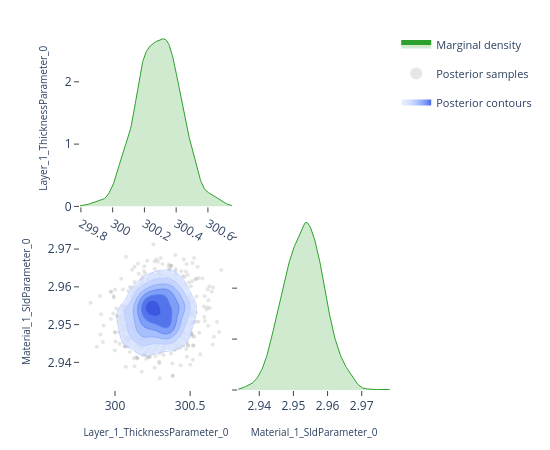

Write notebook code for a chart like this one.
### Code cell
# ---- Pairwise focus: thickness vs SLD ---------------------------------------
# A 2-parameter corner plot zooms in on the joint posterior for a specific
# pair.  This is the same view the EasyReflectometryApp's "2D Heatmap"
# sub-tab uses to inspect parameter degeneracies.


params_of_interest = ['Layer_1_ThicknessParameter_0', 'Material_1_SldParameter_0']
idx = [posterior.param_names.index(p) for p in params_of_interest]
subset_draws = np.asarray(posterior.draws)[:, idx]

fig = plot_corner(subset_draws, params_of_interest)
fig.show()

### Figure 1 — Plotly figure (JSON) as saved in the notebook; plotly's stock layout.template omitted (floating-point values rounded to 4 significant figures; data arrays with more than 128 entries replaced by an {"elided": "..."} marker saying what was removed)
{"data": [{"fill": "tozeroy", "fillcolor": "rgba(44, 160, 44, 0.22)", "hoverinfo": "skip", "legendgroup": "marginal", "line": {"color": "rgb(44, 160, 44)", "width": 1}, "mode": "lines", "name": "Marginal density", "showlegend": true, "type": "scatter", "x": {"elided": "256 float values"}, "xaxis": "x", "y": {"elided": "256 float values"}, "yaxis": "y"}, {"hoverinfo": "skip", "legendgroup": "scatter", "marker": {"color": "rgba(140, 140, 140, 0.22)", "size": 4}, "mode": "markers", "name": "Posterior samples", "showlegend": true, "type": "scatter", "x": {"elided": "880 float values"}, "xaxis": "x3", "y": {"elided": "880 float values"}, "yaxis": "y3", "zorder": 0}, {"colorscale": [[0.0, "rgba(224, 233, 255, 0.62)"], [0.35, "rgba(183, 203, 255, 0.70)"], [0.6, "rgba(138, 169, 252, 0.78)"], [0.82, "rgba(96, 131, 242, 0.84)"], [1.0, "rgba(58, 86, 224, 0.90)"]], "connectgaps": false, "contours": {"coloring": "fill", "end": 167.5, "showlabels": false, "showlines": false, "size": 26.44, "start": 35.25}, "hoverinfo": "skip", "legendgroup": "contour", "name": "Posterior contours", "showlegend": true, "showscale": false, "type": "contour", "x": [299.8, 299.8, 299.8, 299.8, 299.8, 299.9, 299.9, 299.9, 299.9, 299.9, 299.9, 299.9, 299.9, 300.0, 300.0, 300.0, 300.0, 300.0, 300.0, 300.0, 300.0, 300.0, 300.1, 300.1, 300.1, 300.1, 300.1, 300.1, 300.1, 300.1, 300.2, 300.2, 300.2, 300.2, 300.2, 300.2, 300.2, 300.2, 300.3, 300.3, 300.3, 300.3, 300.3, 300.3, 300.3, 300.3, 300.4, 300.4, 300.4, 300.4, 300.4, 300.4, 300.4, 300.4, 300.4, 300.5, 300.5, 300.5, 300.5, 300.5, 300.5, 300.5, 300.5, 300.6, 300.6, 300.6, 300.6, 300.6, 300.6, 300.6, 300.6, 300.7, 300.7, 300.7, 300.7, 300.7, 300.7, 300.7, 300.7, 300.8], "xaxis": "x3", "y": [2.934, 2.934, 2.935, 2.935, 2.936, 2.937, 2.937, 2.938, 2.938, 2.939, 2.939, 2.94, 2.941, 2.941, 2.942, 2.942, 2.943, 2.943, 2.944, 2.944, 2.945, 2.946, 2.946, 2.947, 2.947, 2.948, 2.948, 2.949, 2.95, 2.95, 2.951, 2.951, 2.952, 2.952, 2.953, 2.954, 2.954, 2.955, 2.955, 2.956, 2.956, 2.957, 2.957, 2.958, 2.959, 2.959, 2.96, 2.96, 2.961, 2.961, 2.962, 2.963, 2.963, 2.964, 2.964, 2.965, 2.965, 2.966, 2.966, 2.967, 2.968, 2.968, 2.969, 2.969, 2.97, 2.97, 2.971, 2.972, 2.972, 2.973, 2.973, 2.974, 2.974, 2.975, 2.975, 2.976, 2.977, 2.977, 2.978, 2.978], "yaxis": "y3", "z": {"elided": "80x80 float values"}, "zmax": 167.5, "zmin": 35.25, "zorder": 1}, {"colorscale": [[0.0, "rgba(183, 203, 255, 0.94)"], [0.35, "rgba(183, 203, 255, 0.94)"], [0.35, "rgba(138, 169, 252, 0.95)"], [0.6, "rgba(138, 169, 252, 0.95)"], [0.6, "rgba(96, 131, 242, 0.96)"], [0.82, "rgba(96, 131, 242, 0.96)"], [0.82, "rgba(58, 86, 224, 0.98)"], [1.0, "rgba(58, 86, 224, 0.98)"]], "contours": {"coloring": "lines", "end": 167.5, "showlabels": false, "size": 26.44, "start": 35.25}, "hoverinfo": "skip", "legendgroup": "contour", "line": {"width": 0.9}, "showlegend": false, "showscale": false, "type": "contour", "x": [299.8, 299.8, 299.8, 299.8, 299.8, 299.9, 299.9, 299.9, 299.9, 299.9, 299.9, 299.9, 299.9, 300.0, 300.0, 300.0, 300.0, 300.0, 300.0, 300.0, 300.0, 300.0, 300.1, 300.1, 300.1, 300.1, 300.1, 300.1, 300.1, 300.1, 300.2, 300.2, 300.2, 300.2, 300.2, 300.2, 300.2, 300.2, 300.3, 300.3, 300.3, 300.3, 300.3, 300.3, 300.3, 300.3, 300.4, 300.4, 300.4, 300.4, 300.4, 300.4, 300.4, 300.4, 300.4, 300.5, 300.5, 300.5, 300.5, 300.5, 300.5, 300.5, 300.5, 300.6, 300.6, 300.6, 300.6, 300.6, 300.6, 300.6, 300.6, 300.7, 300.7, 300.7, 300.7, 300.7, 300.7, 300.7, 300.7, 300.8], "xaxis": "x3", "y": [2.934, 2.934, 2.935, 2.935, 2.936, 2.937, 2.937, 2.938, 2.938, 2.939, 2.939, 2.94, 2.941, 2.941, 2.942, 2.942, 2.943, 2.943, 2.944, 2.944, 2.945, 2.946, 2.946, 2.947, 2.947, 2.948, 2.948, 2.949, 2.95, 2.95, 2.951, 2.951, 2.952, 2.952, 2.953, 2.954, 2.954, 2.955, 2.955, 2.956, 2.956, 2.957, 2.957, 2.958, 2.959, 2.959, 2.96, 2.96, 2.961, 2.961, 2.962, 2.963, 2.963, 2.964, 2.964, 2.965, 2.965, 2.966, 2.966, 2.967, 2.968, 2.968, 2.969, 2.969, 2.97, 2.97, 2.971, 2.972, 2.972, 2.973, 2.973, 2.974, 2.974, 2.975, 2.975, 2.976, 2.977, 2.977, 2.978, 2.978], "yaxis": "y3", "z": {"elided": "80x80 float values"}, "zmax": 167.5, "zmin": 35.25, "zorder": 2}, {"fill": "tozeroy", "fillcolor": "rgba(44, 160, 44, 0.22)", "hoverinfo": "skip", "legendgroup": "marginal", "line": {"color": "rgb(44, 160, 44)", "width": 1}, "mode": "lines", "name": "Marginal density", "showlegend": false, "type": "scatter", "x": {"elided": "256 float values"}, "xaxis": "x4", "y": {"elided": "256 float values"}, "yaxis": "y4"}], "layout": {"height": 450, "legend": {"font": {"size": 11}, "itemsizing": "constant", "orientation": "v", "x": 1.02, "xanchor": "left", "y": 1.0, "yanchor": "top"}, "margin": {"b": 60, "l": 80, "r": 160, "t": 30}, "plot_bgcolor": "white", "showlegend": true, "width": 550, "xaxis": {"anchor": "y", "domain": [0.0, 0.49], "showgrid": false, "ticks": "outside", "zeroline": false}, "xaxis2": {"anchor": "y2", "domain": [0.51, 1.0], "showgrid": false, "ticks": "outside", "visible": false, "zeroline": false}, "xaxis3": {"anchor": "y3", "domain": [0.0, 0.49], "showgrid": false, "ticks": "outside", "title": {"font": {"size": 10}, "text": "Layer_1_ThicknessParameter_0"}, "zeroline": false}, "xaxis4": {"anchor": "y4", "domain": [0.51, 1.0], "showgrid": false, "ticks": "outside", "title": {"font": {"size": 10}, "text": "Material_1_SldParameter_0"}, "zeroline": false}, "yaxis": {"anchor": "x", "domain": [0.51, 1.0], "showgrid": false, "ticks": "outside", "title": {"font": {"size": 10}, "text": "Layer_1_ThicknessParameter_0"}, "zeroline": false}, "yaxis2": {"anchor": "x2", "domain": [0.51, 1.0], "showgrid": false, "ticks": "outside", "visible": false, "zeroline": false}, "yaxis3": {"anchor": "x3", "domain": [0.0, 0.49], "showgrid": false, "ticks": "outside", "title": {"font": {"size": 10}, "text": "Material_1_SldParameter_0"}, "zeroline": false}, "yaxis4": {"anchor": "x4", "domain": [0.0, 0.49], "showgrid": false, "showticklabels": false, "ticks": "outside", "zeroline": false}}}
